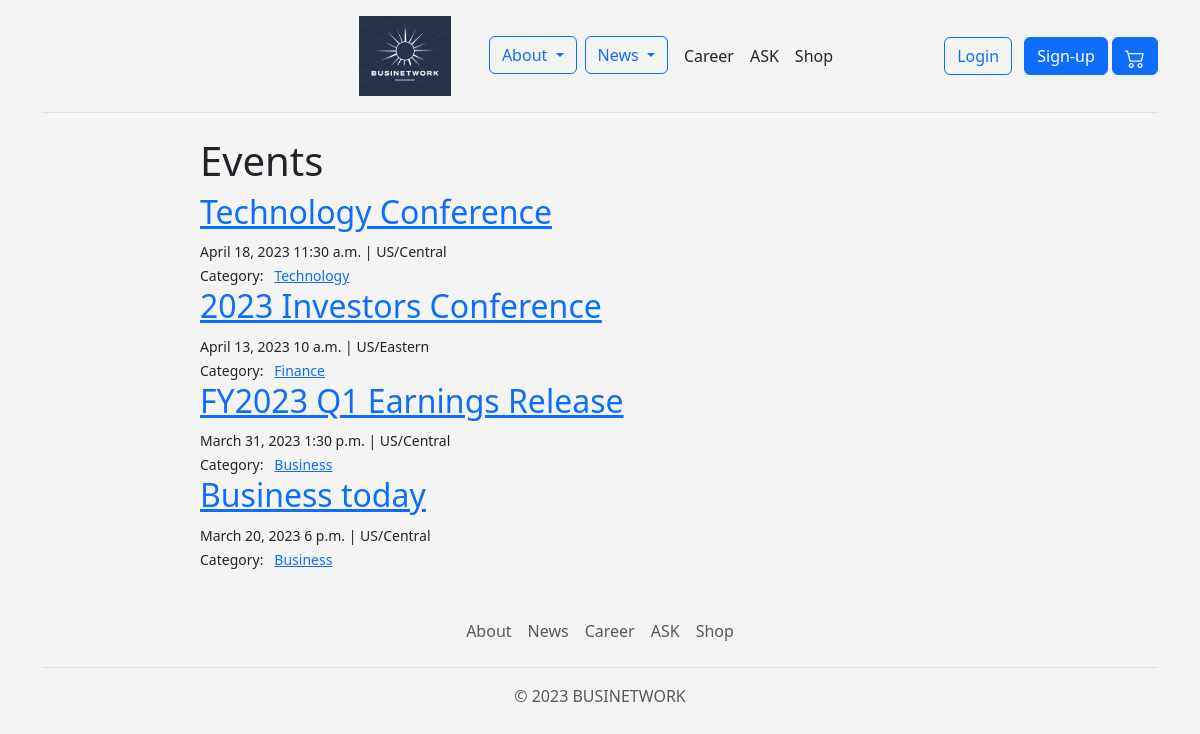
Screenshot of /news/events/ with the database file from the repository.
### news_final/models.py (models this page shows, shortened)
class Conference(models.Model):
    date = models.DateField()
    time = models.TimeField()
    place = models.CharField(max_length=30)
    categories = models.ManyToManyField('Category', related_name='conferences')
    topic = models.CharField(max_length=30)
    about = models.TextField()
    number_of_people = models.IntegerField()

class Category(models.Model):
    name = models.CharField(max_length=20)

### news_final/views.py (the view)
# urls.py: path('events/', views.news_events, name='events'),
def news_events(request):
    conferences = models.Conference.objects.all().order_by('-date')
    context = {
        'conferences': conferences
    }
    return render(request, 'news_events.html', context)

### templates/news_events.html (shortened to what this page needs)
{% extends "base.html" %}
{% block page_content %}
<div class="'col-md-8 offset-md-2">
    <h1>Events</h1>
    {% for conference in conferences %}
    <h2><a href="{% url 'events_more' conference.pk %}">{{ conference.topic }}</a></h2>
    <small>
        {{ conference.date }} {{ conference.time }} | {{ conference.place }}
        <br>
        Category: &nbsp;
        {% for category in conference.categories.all %}
        <a href="{% url 'events_category' category.name %}">{{ category.name }}</a>&nbsp;
        {% endfor %}
    </small>
    {% endfor %}
</div>
{% endblock %}

### rows the page displays
Conference: topic "Technology Conference", date "April 18, 2023", time "11:30 a.m.", place "US/Central"
Category: name "Technology"
Conference: topic "2023 Investors Conference", date "April 13, 2023", time "10 a.m.", place "US/Eastern"
Category: name "Finance"
Conference: topic "FY2023 Q1 Earnings Release", date "March 31, 2023", time "1:30 p.m.", place "US/Central"
Category: name "Business"
Conference: topic "Business today", date "March 20, 2023", time "6 p.m.", place "US/Central"
